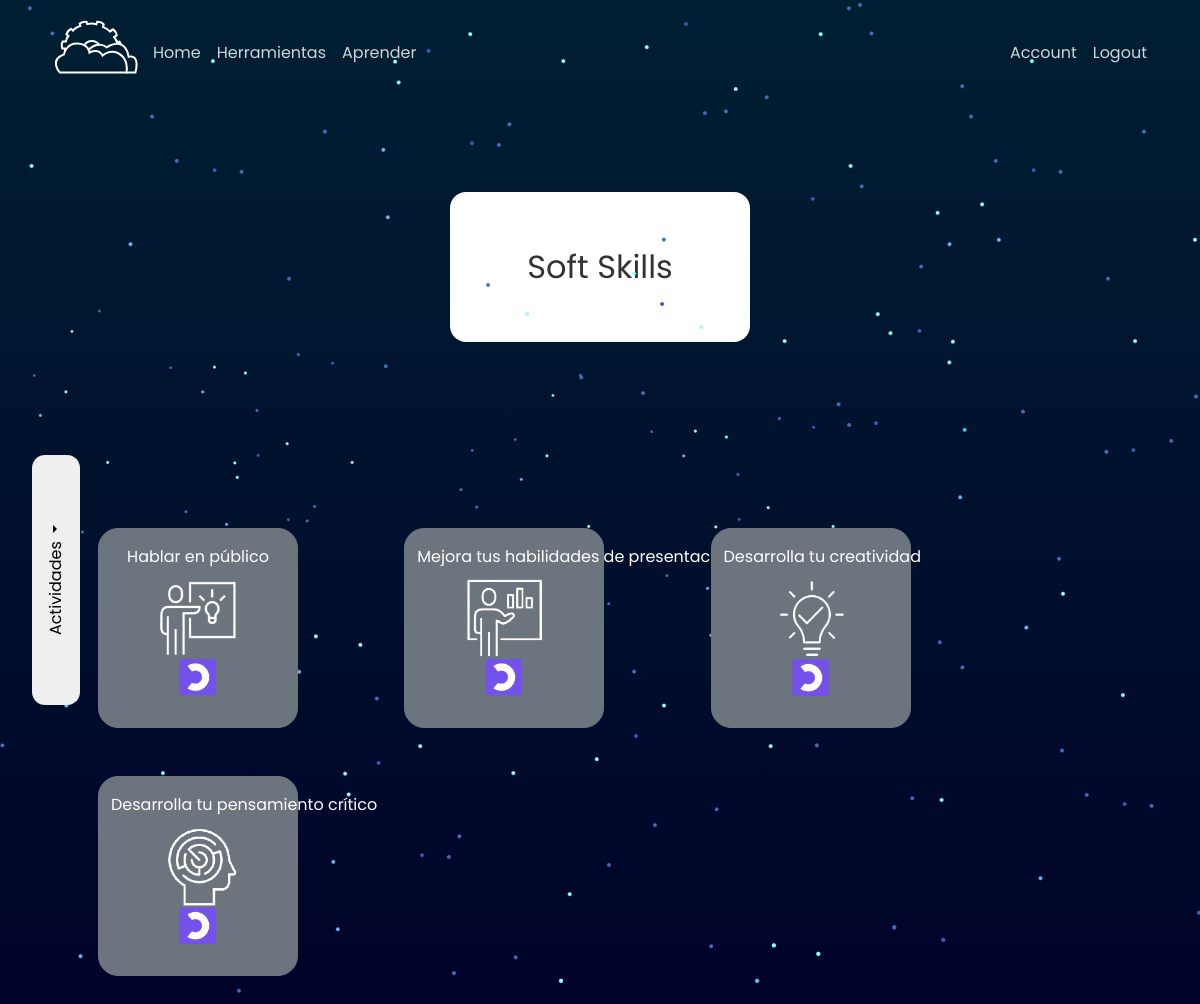
The page /soft_skills (signed in) on the database its author committed.
### aplicacion/models.py (models this page shows)
class Tool(db.Model):
    id = db.Column(db.Integer, primary_key=True)
    name = db.Column(db.String(30), unique=False, nullable=False)
    link = db.Column(db.String(220), unique=False, nullable=False)
    category = db.Column(db.String(30), unique=False, nullable=False)
    category = db.Column(db.Integer, db.ForeignKey('category.id'))
    image_tool = db.Column(db.String(20), unique=False, nullable=False)
    tool = db.relationship('UserTool', backref='user_tool')
    image_preview = db.Column(db.String(20), unique=False, nullable=False)
    descripcion = db.Column(db.String(1000), unique=False, nullable=False)
    type_tool = db.Column(db.String(20), unique=False, nullable=False)

### aplicacion/routes.py (the view)
@app.route('/soft_skills')
def soft_skills():
    form = ActividadesInput()
    id_user = current_user.get_id()
    activities = Activity.query.filter_by(users_id=id_user).all()
    myTools = Tool.query.filter_by(category=15).all()
    return render_template('categorias/Aprendizaje/soft_skills.html', form=form, incomplete=activities, myTools=myTools)

### aplicacion/models.py (called while the page is built)
@login_manager.user_loader
def load_user(user_id):
    return User.query.get(int(user_id))

### aplicacion/routes.py (called while the page is built)
@app.before_request
def before_request():
    new = request.endpoint
    print(new)
    g.lista_dou = addon(lista, new)
    print(g.lista_dou)

### aplicacion/templates/categorias/Aprendizaje/soft_skills.html (shortened to what this page needs)
{% extends "layout.html" %}
{% block links %}
    <link rel="stylesheet" type="text/css" href="{{ url_for('static', filename='css/normalize.css') }}">
    <link rel="stylesheet" type="text/css" href="{{ url_for('static', filename='css/style-2.css') }}">
{% endblock %}
{% block body %}
<div class="contenedor"  style="background: transparent !important">
    <div class="contenedor-2">
        <div class="container titan">Soft Skills</div>
    </div>
</div>
<ul>
    {% for i in myTools %}
        {%- set unu='image_tools/'+i.image_tool -%}
        {% if current_user.is_authenticated %}
        <div class="dropdown show cuadrate">
            {%- set unu='image_tools/'+i.image_tool -%}
            {%- set dep = url_for('static', filename='image_tools/'+i.image_tool) -%}
            <a class="btn btn-secondary cuadrate" href="#" role="button" id="dropdownMenuLink" data-toggle="dropdown" aria-haspopup="true" aria-expanded="false">
                <div style="margin-top: 10px; word-break: break-all;">
                    {{ i.name }}
                </div>
                <div style="display: block; margin-top: 10px;">
                    <img src="{{ dep }}" alt="" style="height: 120px; width: 120px;">
                </div>
            </a>
        </div>
        {% endif %}
{% endfor %}
</ul>
{% endblock %}

### aplicacion/static/css/style.css (style rules this page uses)
body { margin: 0; padding: 0; box-sizing: border-box; font-family: 'Poppins', sans-serif; scroll-behavior: smooth; }

### aplicacion/static/css/main.css (style rules this page uses)
body { background: #fafafa; color: #333333; margin-top: 5rem; }

### aplicacion/static/css/style-2.css (style rules this page uses)
* { margin: 0; padding: 0; box-sizing: border-box; font-family: 'Poppins', sans-serif; scroll-behavior: smooth; }
body { background: linear-gradient(#001f32,#010029); width: 100%; }

### rows shown on the page
Tool: name "Hablar en público", shows a picture
Tool: name "Mejora tus habilidades de presentación", shows a picture
Tool: name "Desarrolla tu creatividad", shows a picture
Tool: name "Desarrolla tu pensamiento crítico", shows a picture
